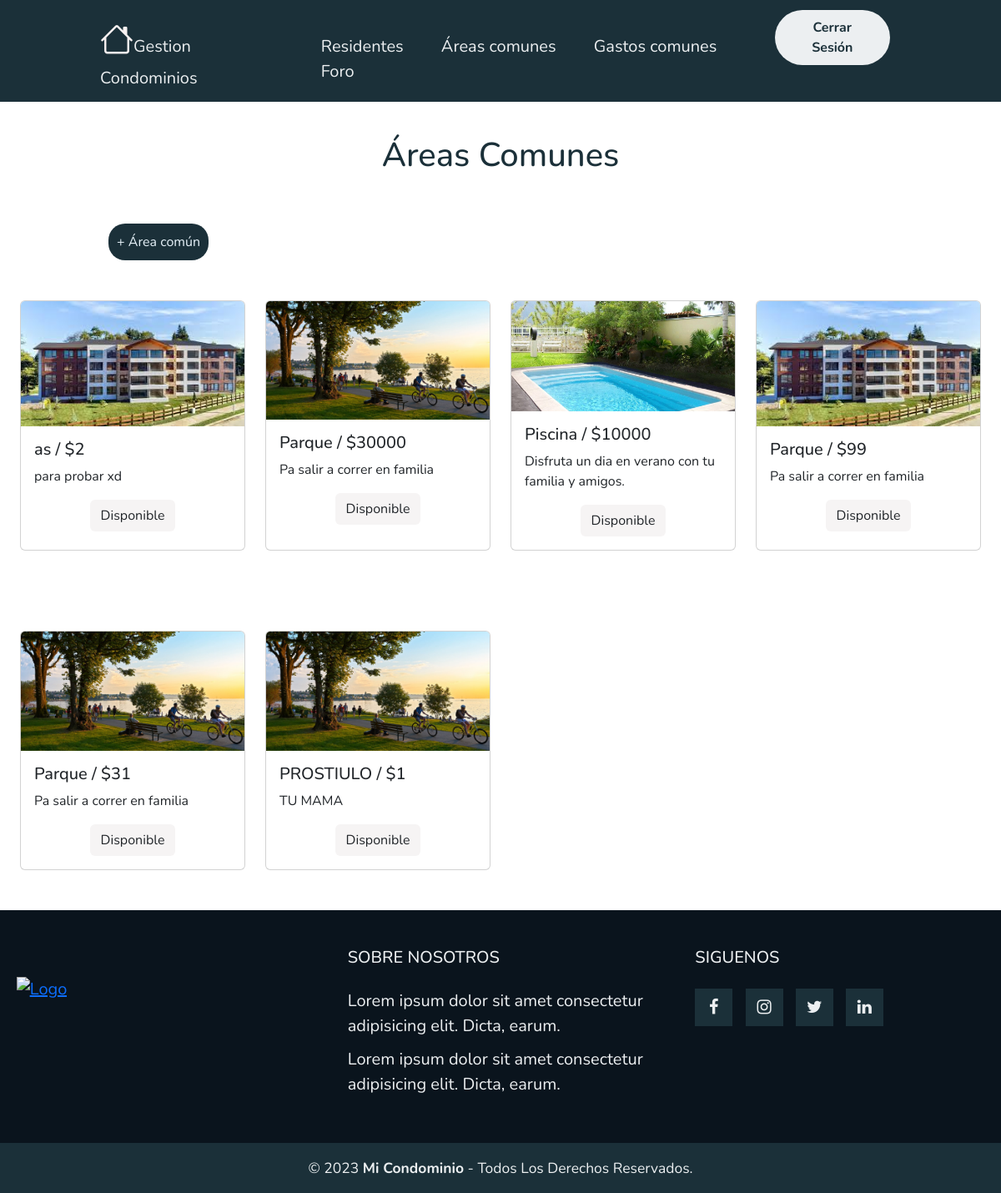
Before: /AreasAdmin/ (signed in) with the older database file.
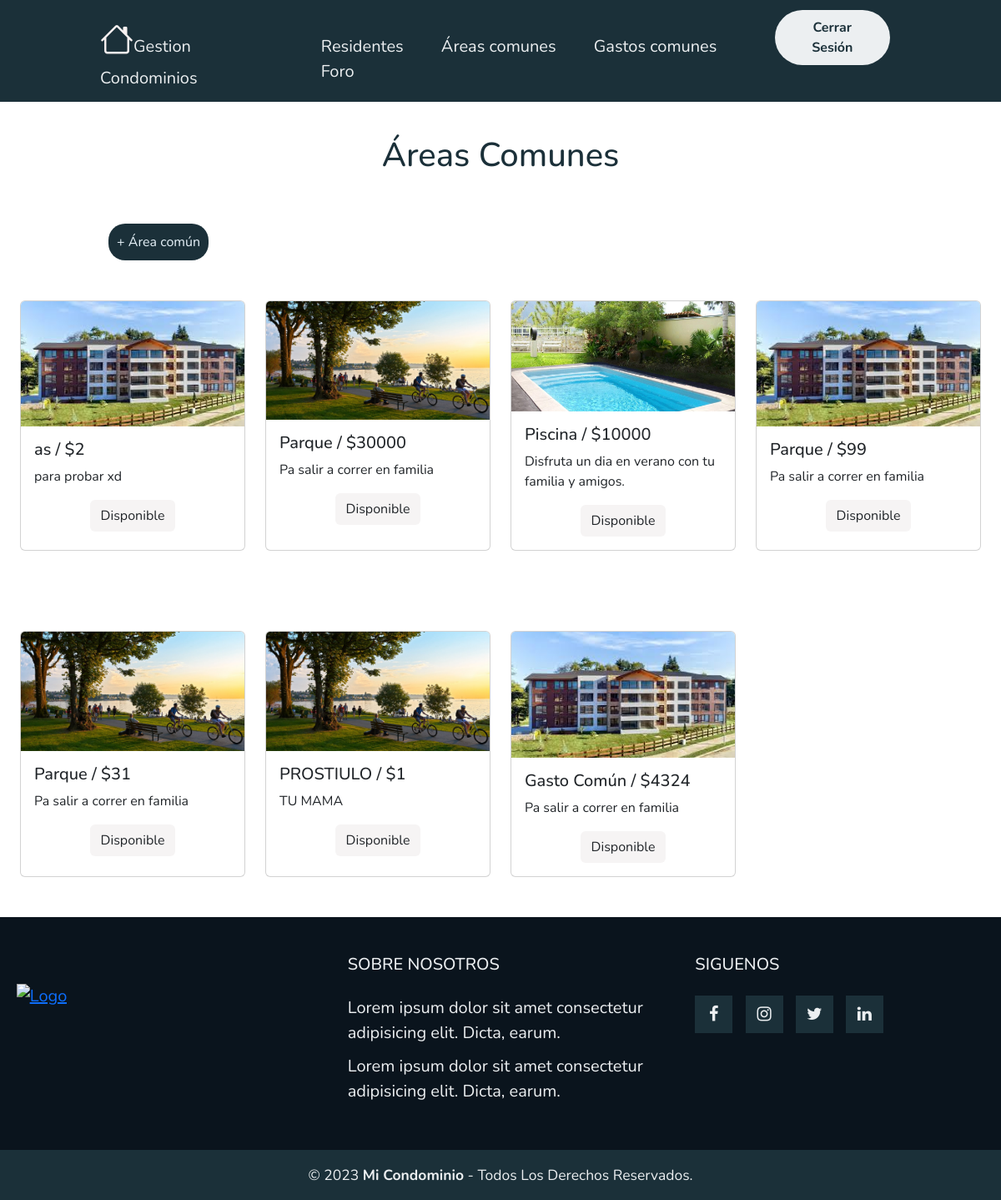
After: the same page with the newer database file.
### myapp/models.py (models this page shows, shortened)
class AreaComun(models.Model):
    ESTADO_RESERVA = (
        ('Disponible', 'Disponible'),
        ('Reservado', 'Reservado'),
    )
    estado_reserva = models.CharField(max_length=20, choices=ESTADO_RESERVA, default='Disponible')
    nombre = models.CharField(max_length=50)
    descripcion = models.CharField(max_length=100)
    monto = models.IntegerField()
    fecha = models.DateField(default=date.today)
    imagen = models.ImageField(upload_to="areas", null=True)

### myapp/views.py (the view)
# urls.py: path('AreasAdmin/',AreasAdmin,name="AreasAdmin"),
@login_required
def AreasAdmin(request):
    data = AreaComun.objects.all()
    page = request.GET.get('page', 1)
    try:
        paginator = Paginator(data, 8)
        data = paginator.page(page)
    except:
        raise Http404
    return render(request, 'myapp/Areas/AreasAdmin.html',{'entity' : data, 'paginator':paginator})

### myapp/templates/myapp/Areas/AreasAdmin.html (shortened to what this page needs)
{% extends 'myapp/base.html' %}
{% block contenido %}
{% load static %}
{% load humanize %}
<div style="color: #1b3039;  display: flex; align-items: center; justify-content: center; margin-top: 40px;">
    <h1>Áreas Comunes</h1>
</div>
{% if user.is_staff %}
<div style=" display: flex; align-items: center; justify-content: start; margin-top: 50px; margin-left: 130px;">
    <a style="color: #e9f4fb; outline: none; background-color: #1b3039; border-radius: 20px; padding: 10px 10px 10px; text-decoration: none; "
        href="{% url 'CrearAreas' %}">+ Área común
    </a>
</div>
{% endif %}
<section class="container-fluid">
    <div class="row w-80 mx-auto catalogos-autos" id="color_btn_cat">
        {% for areas in entity %}
        <div class="col-lg-3 col-md-6 col-sm-12  my-5 d-flex justify-content-center icono2-wrap">
            <div class="card" style="width: 20rem;">
                {% if areas.imagen %}
                <img src="{{ areas.imagen.url }}" class="card-img-top" alt="test">
                {% endif %}
                <div class="card-body">
                    <h5 class="card-title">{{ areas.nombre }} / ${{ areas.monto }}</h5>
                    <p class="card-text">{{ areas.descripcion }}</p>
                    <div class="d-flex justify-content-center">
                        <a href="#" class="btn" style="background-color:#d4cccc36">{{ areas.estado_reserva }}</a>
                    </div>
                </div>
            </div>
        </div>
        {% endfor %}
    </div>
</section>
{% endblock %}

Changed rows visible on the page:
added AreaComun: imagen (picture), nombre "Gasto Común", monto "4324", descripcion "Pa salir a correr en familia", estado_reserva "Disponible"
